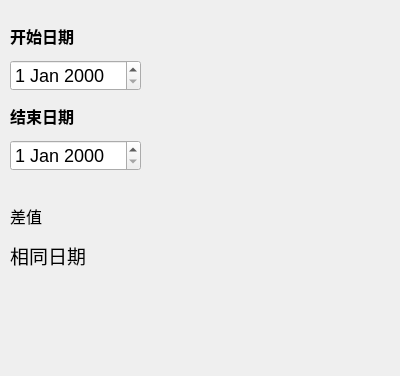
<?xml version="1.0" encoding="UTF-8"?>
<ui version="4.0">
 <class>DateCalc</class>
 <widget class="QWidget" name="DateCalc">
  <property name="geometry">
   <rect>
    <x>0</x>
    <y>0</y>
    <width>400</width>
    <height>376</height>
   </rect>
  </property>
  <property name="windowTitle">
   <string>Form</string>
  </property>
  <widget class="QDateEdit" name="dateEditStart">
   <property name="geometry">
    <rect>
     <x>10</x>
     <y>60</y>
     <width>131</width>
     <height>31</height>
    </rect>
   </property>
   <property name="styleSheet">
    <string notr="true">QDateEdit{
font-size:18px;
}</string>
   </property>
  </widget>
  <widget class="QDateEdit" name="dateEditEnd">
   <property name="geometry">
    <rect>
     <x>10</x>
     <y>140</y>
     <width>131</width>
     <height>31</height>
    </rect>
   </property>
   <property name="styleSheet">
    <string notr="true">QDateEdit{
font-size:18px;
}</string>
   </property>
  </widget>
  <widget class="QLabel" name="label">
   <property name="geometry">
    <rect>
     <x>10</x>
     <y>20</y>
     <width>101</width>
     <height>31</height>
    </rect>
   </property>
   <property name="font">
    <font>
     <family>微软雅黑</family>
     <pointsize>12</pointsize>
     <weight>75</weight>
     <bold>true</bold>
    </font>
   </property>
   <property name="text">
    <string>开始日期</string>
   </property>
  </widget>
  <widget class="QLabel" name="label_2">
   <property name="geometry">
    <rect>
     <x>10</x>
     <y>100</y>
     <width>101</width>
     <height>31</height>
    </rect>
   </property>
   <property name="font">
    <font>
     <family>微软雅黑</family>
     <pointsize>12</pointsize>
     <weight>75</weight>
     <bold>true</bold>
    </font>
   </property>
   <property name="text">
    <string>结束日期</string>
   </property>
  </widget>
  <widget class="QLabel" name="label_3">
   <property name="geometry">
    <rect>
     <x>10</x>
     <y>200</y>
     <width>91</width>
     <height>31</height>
    </rect>
   </property>
   <property name="font">
    <font>
     <family>微软雅黑</family>
     <pointsize>12</pointsize>
     <weight>50</weight>
     <bold>false</bold>
    </font>
   </property>
   <property name="text">
    <string>差值</string>
   </property>
  </widget>
  <widget class="QLabel" name="labelResult">
   <property name="geometry">
    <rect>
     <x>10</x>
     <y>230</y>
     <width>141</width>
     <height>51</height>
    </rect>
   </property>
   <property name="font">
    <font>
     <family>微软雅黑</family>
     <pointsize>14</pointsize>
     <weight>50</weight>
     <bold>false</bold>
    </font>
   </property>
   <property name="text">
    <string>相同日期</string>
   </property>
  </widget>
 </widget>
 <resources/>
 <connections/>
</ui>
